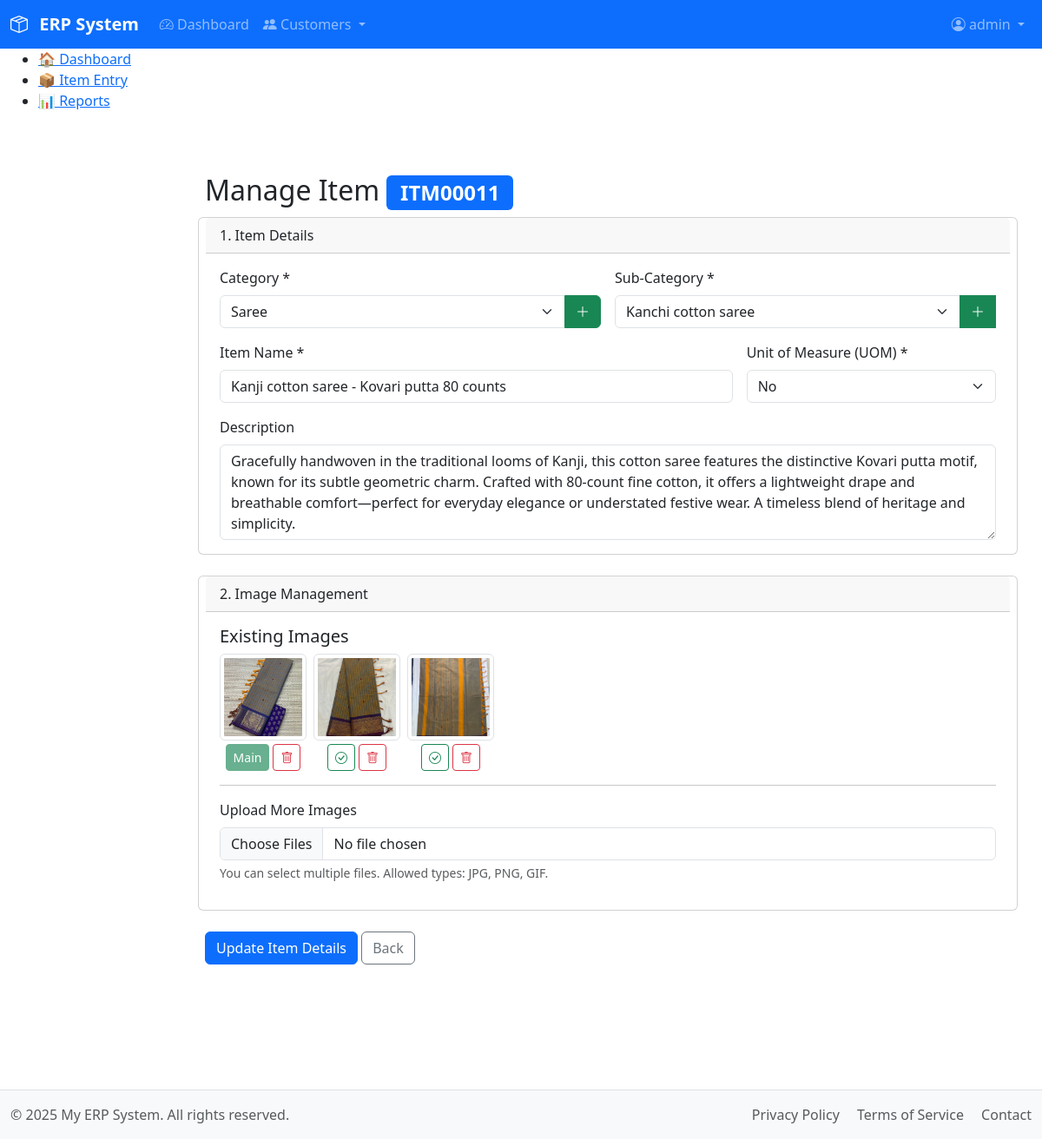
Page /modules/inventory/entry_item.php?item_id=ITM00011 (signed in) on the earlier database version.
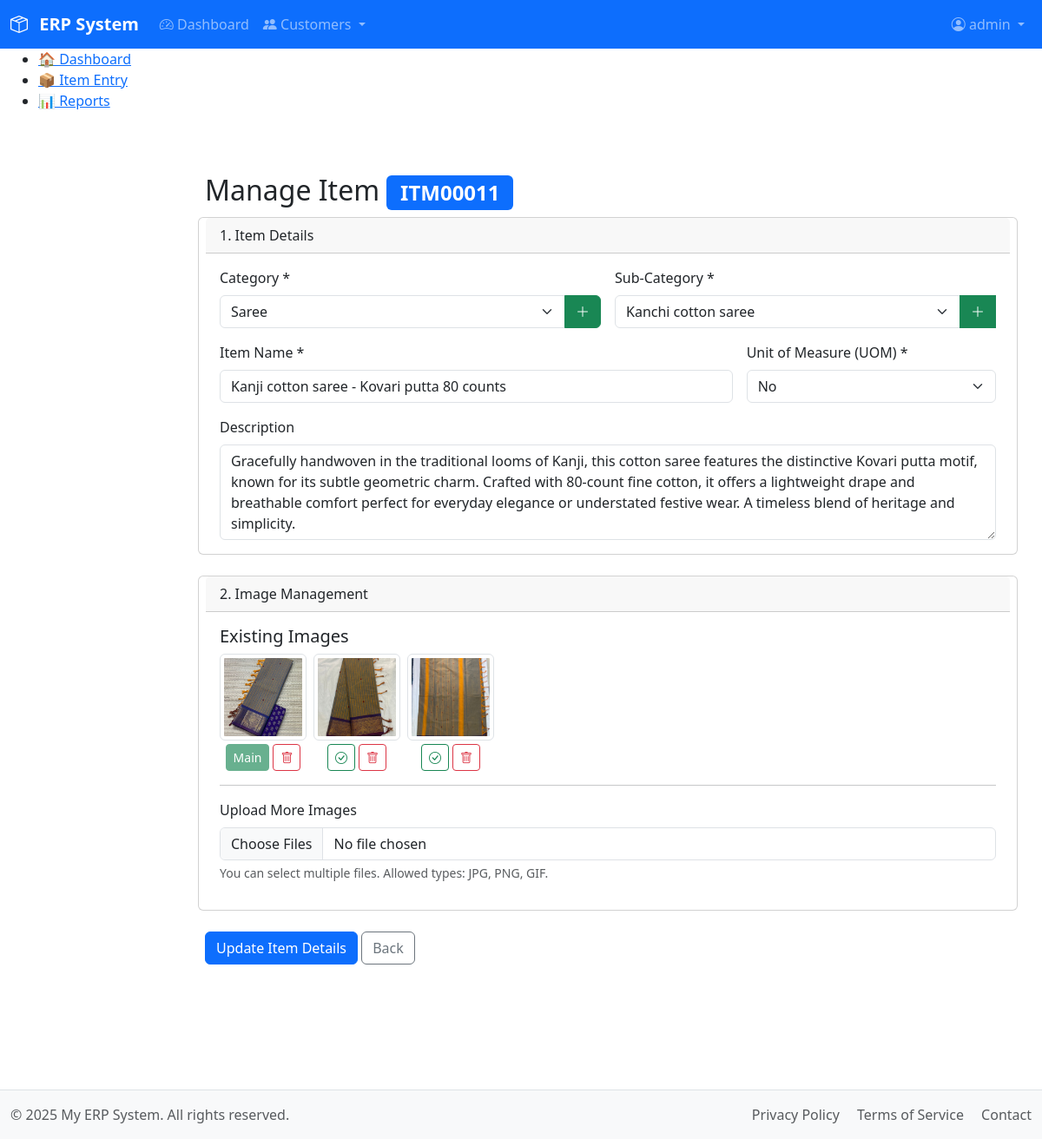
Same page on the later database version.
### tables this page shows
CREATE TABLE `items` (
  `item_id` varchar(10) NOT NULL,
  `category_sub_id` varchar(10) NOT NULL,
  `name` varchar(150) NOT NULL,
  `uom` varchar(20) NOT NULL DEFAULT 'No',
  `description` text DEFAULT NULL,
  `main_image_path` varchar(255) DEFAULT NULL,
  `created_at` timestamp NOT NULL DEFAULT current_timestamp(),
  `created_by` int(11) DEFAULT NULL,
  `created_by_name` varchar(50) DEFAULT NULL,
  `updated_at` timestamp NULL DEFAULT NULL ON UPDATE current_timestamp(),
  `updated_by` int(11) DEFAULT NULL,
  `updated_by_name` varchar(50) DEFAULT NULL,
  PRIMARY KEY (`item_id`),
  UNIQUE KEY `name` (`name`),
  KEY `category_sub_id` (`category_sub_id`),
  CONSTRAINT `fk_category_sub` FOREIGN KEY (`category_sub_id`) REFERENCES `categories_sub` (`category_sub_id`) ON DELETE CASCADE ON UPDATE CASCADE
);

CREATE TABLE `categories_sub` (
  `category_sub_id` varchar(10) NOT NULL,
  `category_id` varchar(10) NOT NULL,
  `name` varchar(100) NOT NULL,
  `description` text DEFAULT NULL,
  `created_at` timestamp NOT NULL DEFAULT current_timestamp(),
  `created_by` int(11) DEFAULT NULL,
  `created_by_name` varchar(50) DEFAULT NULL,
  `updated_at` timestamp NULL DEFAULT NULL ON UPDATE current_timestamp(),
  `updated_by` int(11) DEFAULT NULL,
  `updated_by_name` varchar(50) DEFAULT NULL,
  PRIMARY KEY (`category_sub_id`),
  UNIQUE KEY `name` (`name`),
  KEY `category_id` (`category_id`),
  CONSTRAINT `fk_category` FOREIGN KEY (`category_id`) REFERENCES `categories` (`category_id`) ON DELETE CASCADE ON UPDATE CASCADE
);

### includes/functions.php (called while the page is built, shortened)
<?php
function get_sub_categories_by_category_id($category_id) {
    $db = db();
    $stmt = $db->prepare("SELECT category_sub_id, name FROM categories_sub WHERE category_id = ? ORDER BY name ASC");
    $stmt->bind_param("s", $category_id);
    $stmt->execute();
    return $stmt->get_result()->fetch_all(MYSQLI_ASSOC);
}
function get_item_details($item_id) {
    $db = db();
    $stmt = $db->prepare("
        SELECT
            i.*,
            cs.category_id, -- THIS IS THE CRITICAL ADDITION
            c.name as category_name,
            cs.name as sub_category_name
        FROM items i
        JOIN categories_sub cs ON i.category_sub_id = cs.category_sub_id
        JOIN categories c ON cs.category_id = c.category_id
        WHERE i.item_id = ?
    ");
    $stmt->bind_param("s", $item_id);
    $stmt->execute();
    $item_details = $stmt->get_result()->fetch_assoc();
    $image_dir = __DIR__ . '/../Images/';
    $image_pattern = $image_dir . $item_id . '-*.jpg';
    $image_paths = glob($image_pattern);
    $image_urls = [];
    if ($image_paths) {
        foreach ($image_paths as $path) {
            $image_urls[] = '/Images/' . basename($path);
        }
    }
    $item_details['images'] = $image_urls;
    $stmt_price = $db->prepare("
        SELECT
            o.order_date,
            o.order_id,
            oi.price,
            oi.cost_price,
            c.name as customer_name
        FROM order_items oi
        JOIN orders o ON oi.order_id = o.order_id
        JOIN customers c on o.customer_id = c.customer_id
        WHERE oi.item_id = ?
          AND o.status != 'Canceled'
        ORDER BY o.order_date DESC
    ");
    $stmt_price->bind_param("s", $item_id);
    $stmt_price->execute();
    $item_details['price_history'] = $stmt_price->get_result()->fetch_all(MYSQLI_ASSOC);
    return $item_details;
}

### modules/inventory/entry_item.php (the view, shortened to what the changed rows need)
<?php
require_once __DIR__ . '/../../includes/functions.php';
$item_id_from_get = $_GET['item_id'] ?? null;
$is_edit = false;
$item = [];
$sub_categories = [];
if ($item_id_from_get) {
    $item_data = get_item_details($item_id_from_get);
    if ($item_data) {
        $item = $item_data;
        $is_edit = true;
        if (!empty($item['category_id'])) {
            $sub_categories = get_sub_categories_by_category_id($item['category_id']);
        }
    } else {
        $_SESSION['error_message'] = "Item not found.";
        header("Location: /modules/inventory/list_stock_levels.php");
        exit;
    }
}
require_once __DIR__ . '/../../includes/header.php';
?>
<main class="container mt-4">
    <h2><?= $is_edit ? 'Manage Item' : 'New Item' ?>
        <?php if ($is_edit): ?>
            <span class='badge bg-primary'><?= htmlspecialchars($item['item_id']) ?></span>
        <?php endif; ?>
    </h2>
    <form method="POST" class="needs-validation mb-5" novalidate id="itemForm" enctype="multipart/form-data" action="entry_item.php<?= $is_edit ? '?item_id=' . htmlspecialchars($item['item_id']) : '' ?>">
        <div class="row g-3">
            <div class="card col-12">
                <div class="card-body row g-3">
                    <div class="col-md-6"><label for="category_sub_id" class="form-label">Sub-Category *</label><div class="input-group"><select class="form-select" id="category_sub_id" name="category_sub_id" required <?= $is_edit ? '' : 'disabled' ?>><option value="">Choose...</option><?php foreach ($sub_categories as $sub): ?><option value="<?= htmlspecialchars($sub['category_sub_id']) ?>" <?= (isset($item['category_sub_id']) && $item['category_sub_id'] == $sub['category_sub_id']) ? 'selected' : '' ?>><?= htmlspecialchars($sub['name']) ?></option><?php endforeach; ?></select><a href="entry_category_sub.php" class="btn btn-success" title="Add New Sub-Category" target="_blank"><i class="bi bi-plus-lg"></i></a><div class="invalid-feedback">Please select a sub-category.</div></div></div>
                    <div class="col-md-8 position-relative"><label for="name" class="form-label">Item Name *</label><input type="text" class="form-control" id="name" name="name" value="<?= htmlspecialchars($item['name'] ?? '') ?>" required autocomplete="off"><div class="invalid-feedback">Item name is required.</div></div>
                    <div class="col-md-4"><label for="uom" class="form-label">Unit of Measure (UOM) *</label><select class="form-select" id="uom" name="uom" required><option value="No" <?= (isset($item['uom']) && $item['uom'] == 'No') ? 'selected' : '' ?>>No</option></select></div>
                    <div class="col-12"><label for="description" class="form-label">Description</label><textarea class="form-control" id="description" name="description" rows="4"><?= htmlspecialchars($item['description'] ?? '') ?></textarea></div>
                </div>
            </div>
        </div>
    </form>
</main>
<?php require_once __DIR__ . '/../../includes/footer.php'; ?>

Differences in the rows shown:
changed items "ITM00011": description "…lightweight drape and breathable comfort—perfect for everyday elegance or…" → "…lightweight drape and breathable comfort perfect for everyday elegance or…"
